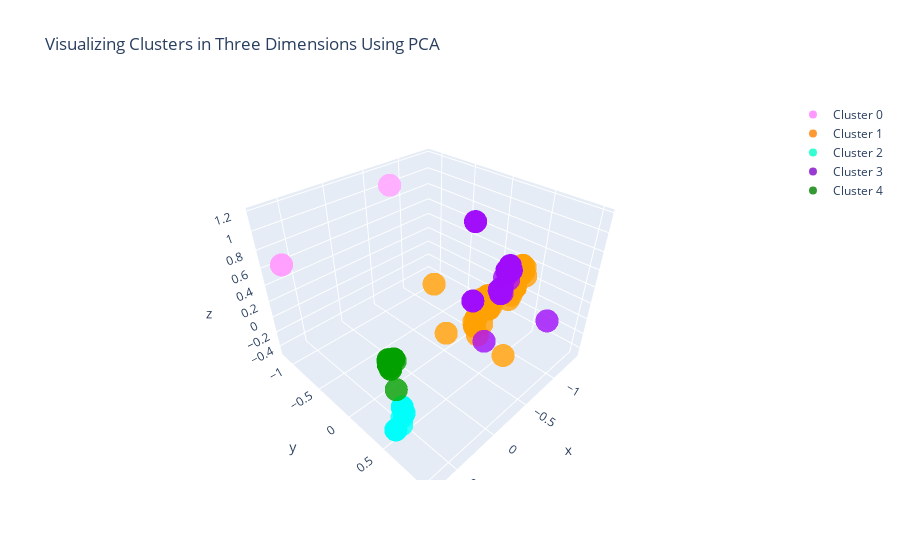

The code cell stored with this chart in its notebook:
### Markdown cell above
### Plotting the clusters in 3-D

### Code cell
#Instructions for building the 3-D plot

#trace1 is for 'Cluster 0'
trace1 = go.Scatter3d(
                    x = cluster0["PC1_3d"],
                    y = cluster0["PC2_3d"],
                    z = cluster0["PC3_3d"],
                    mode = "markers",
                    name = "Cluster 0",
                    marker = dict(color = 'rgba(255, 128, 255, 0.8)'),
                    text = None)

#trace2 is for 'Cluster 1'
trace2 = go.Scatter3d(
                    x = cluster1["PC1_3d"],
                    y = cluster1["PC2_3d"],
                    z = cluster1["PC3_3d"],
                    mode = "markers",
                    name = "Cluster 1",
                    marker = dict(color = 'rgba(255, 128, 2, 0.8)'),
                    text = None)

#trace3 is for 'Cluster 2'
trace3 = go.Scatter3d(
                    x = cluster2["PC1_3d"],
                    y = cluster2["PC2_3d"],
                    z = cluster2["PC3_3d"],
                    mode = "markers",
                    name = "Cluster 2",
                    marker = dict(color = 'rgba(0, 255, 200, 0.8)'),
                    text = None)

#trace3 is for 'Cluster 3'
trace4 = go.Scatter3d(
                    x = cluster3["PC1_3d"],
                    y = cluster3["PC2_3d"],
                    z = cluster3["PC3_3d"],
                    mode = "markers",
                    name = "Cluster 3",
                    marker = dict(color = 'rgba(128, 10, 200, 0.8)'),
                    text = None)

#trace3 is for 'Cluster 4'
trace5 = go.Scatter3d(
                    x = cluster4["PC1_3d"],
                    y = cluster4["PC2_3d"],
                    z = cluster4["PC3_3d"],
                    mode = "markers",
                    name = "Cluster 4",
                    marker = dict(color = 'rgba(2, 128, 0, 0.8)'),
                    text = None)

data = [trace1, trace2, trace3,trace4,trace5]

title = "Visualizing Clusters in Three Dimensions Using PCA"

layout = dict(title = title,
              xaxis= dict(title= 'PC1',ticklen= 5,zeroline= False),
              yaxis= dict(title= 'PC2',ticklen= 5,zeroline= False)
             )

fig = dict(data = data, layout = layout)

iplot(fig)

### Figure 1 — Plotly figure (JSON) as saved in the notebook; plotly's stock layout.template omitted (floating-point values rounded to 4 significant figures; data arrays with more than 128 entries replaced by an {"elided": "..."} marker saying what was removed)
{"data": [{"marker": {"color": "rgba(255, 128, 255, 0.8)"}, "mode": "markers", "name": "Cluster 0", "type": "scatter3d", "x": {"elided": "584 float values"}, "y": {"elided": "584 float values"}, "z": {"elided": "584 float values"}}, {"marker": {"color": "rgba(255, 128, 2, 0.8)"}, "mode": "markers", "name": "Cluster 1", "type": "scatter3d", "x": [-1.305, -1.353, -0.9513, -0.9513, -0.4349, -0.9424, -0.9424, -1.315, -1.315, -0.9111, -0.8899, -1.327, -1.34, -1.315, -1.315, -1.315, -1.315, -1.315, -1.283, -1.39, -1.315, -1.319, -1.319, -0.9635, -1.387, -1.387, -1.315, -0.9635, -0.864, -0.4126, -1.315, -1.315, -1.39, -0.864, -1.318, -0.9001, -0.9001, -0.9001, -0.9001, -1.332, -1.292, -0.8279, -0.8758, -1.327, -1.327, -1.315, -1.315, -1.332, -1.332, -1.315, -1.332, -0.8666, -0.9048, -0.9054, -0.9054, -1.332, -1.265, -1.265, -1.265, -1.328, -1.282, -0.6531, -1.311, -1.332, -1.332, -1.332, -1.358, -1.315, -1.404], "y": [0.2798, 0.3436, 0.1989, 0.1989, 0.07646, 0.197, 0.197, 0.281, 0.2825, 0.2758, 0.1889, 0.2914, 0.3827, 0.2825, 0.2825, 0.2825, 0.2825, 0.2825, 0.2808, 0.3001, 0.2825, 0.2828, 0.2828, 0.1774, 0.3091, 0.3091, 0.2825, 0.1774, 0.111, 0.8208, 0.281, 0.2825, 0.3001, 0.111, 0.285, 0.09773, 0.09773, 0.09773, 0.09773, 0.2975, 0.3252, 0.1972, 0.08761, 0.2914, 0.2914, 0.2825, 0.2825, 0.2975, 0.2975, 0.2825, 0.2975, 0.1794, 0.13, 0.2556, 0.2556, 0.2975, 0.3205, 0.3205, 0.3205, 0.3211, 0.2386, -0.3203, 0.2466, 0.2975, 0.2975, 0.2975, 0.2431, 0.2825, 0.3241], "z": [0.2378, 0.2896, 0.1041, 0.1041, -0.1836, 0.1069, 0.1069, 0.2676, 0.3022, 0.02353, -0.2529, 0.29, 0.2595, 0.3022, 0.3022, 0.3022, 0.3022, 0.3022, 0.2806, 0.3363, 0.3022, 0.2765, 0.2765, 0.08027, 0.3237, 0.3237, 0.3022, 0.08027, -0.3224, 0.007827, 0.2676, 0.3022, 0.3363, -0.3224, 0.3055, -0.2321, -0.2321, -0.2321, -0.2321, 0.2896, 0.2741, -0.007159, -0.2847, 0.29, 0.29, 0.3022, 0.3022, 0.2896, 0.2896, 0.3022, 0.2896, 0.09483, -0.4625, -0.02171, -0.02171, 0.2896, 0.1165, 0.1165, 0.1165, 0.2419, -0.1001, 0.1447, -0.05091, 0.2896, 0.2896, 0.2896, 0.003669, 0.3022, 0.311]}, {"marker": {"color": "rgba(0, 255, 200, 0.8)"}, "mode": "markers", "name": "Cluster 2", "type": "scatter3d", "x": [0.7125, 0.7125, 0.7125, 0.7125, 0.7125, 0.7125, 0.7125, 0.7125, 0.7125, 0.7125, 0.7125, 0.7125, 0.7125, 0.7125, 0.7412, 0.7125, 0.7125, 0.7412, 0.7125, 0.7125, 0.7125, 0.7412, 0.7125, 0.7125, 0.7125, 0.7125, 0.7125, 0.7125, 0.7125, 0.7125, 0.7142, 0.7125, 0.7125, 0.7125, 0.7125, 0.7125, 0.7125, 0.729, 0.7125, 0.7125, 0.7125, 0.7125, 0.7125, 0.717, 0.717, 0.7125, 0.7125, 0.7125, 0.7125, 0.7412, 0.7125, 0.7125, 0.7125, 0.7125, 0.7125, 0.7125], "y": [0.6678, 0.6678, 0.6678, 0.6678, 0.6678, 0.6678, 0.6678, 0.6678, 0.6678, 0.6678, 0.6678, 0.6678, 0.6678, 0.6678, 0.6018, 0.6678, 0.6678, 0.6018, 0.6678, 0.6678, 0.6678, 0.6018, 0.6678, 0.6678, 0.6678, 0.6678, 0.6678, 0.6678, 0.6678, 0.6678, 0.6593, 0.6678, 0.6678, 0.6678, 0.6678, 0.6678, 0.6678, 0.668, 0.6678, 0.6678, 0.6678, 0.6678, 0.6678, 0.6914, 0.6914, 0.6678, 0.6678, 0.6678, 0.6678, 0.6018, 0.6678, 0.6678, 0.6678, 0.6678, 0.6678, 0.6678], "z": [0.09515, 0.09515, 0.09515, 0.09515, 0.09515, 0.09515, 0.09515, 0.09515, 0.09515, 0.09515, 0.09515, 0.09515, 0.09515, 0.09515, -0.2248, 0.09515, 0.09515, -0.2248, 0.09515, 0.09515, 0.09515, -0.2248, 0.09515, 0.09515, 0.09515, 0.09515, 0.09515, 0.09515, 0.09515, 0.09515, -0.03835, 0.09515, 0.09515, 0.09515, 0.09515, 0.09515, 0.09515, -0.1097, 0.09515, 0.09515, 0.09515, 0.09515, 0.09515, 0.04741, 0.04741, 0.09515, 0.09515, 0.09515, 0.09515, -0.2248, 0.09515, 0.09515, 0.09515, 0.09515, 0.09515, 0.09515]}, {"marker": {"color": "rgba(128, 10, 200, 0.8)"}, "mode": "markers", "name": "Cluster 3", "type": "scatter3d", "x": {"elided": "148 float values"}, "y": {"elided": "148 float values"}, "z": {"elided": "148 float values"}}, {"marker": {"color": "rgba(2, 128, 0, 0.8)"}, "mode": "markers", "name": "Cluster 4", "type": "scatter3d", "x": {"elided": "155 float values"}, "y": {"elided": "155 float values"}, "z": {"elided": "155 float values"}}], "layout": {"title": {"text": "Visualizing Clusters in Three Dimensions Using PCA"}, "xaxis": {"ticklen": 5, "title": {"text": "PC1"}, "zeroline": false}, "yaxis": {"ticklen": 5, "title": {"text": "PC2"}, "zeroline": false}}}
